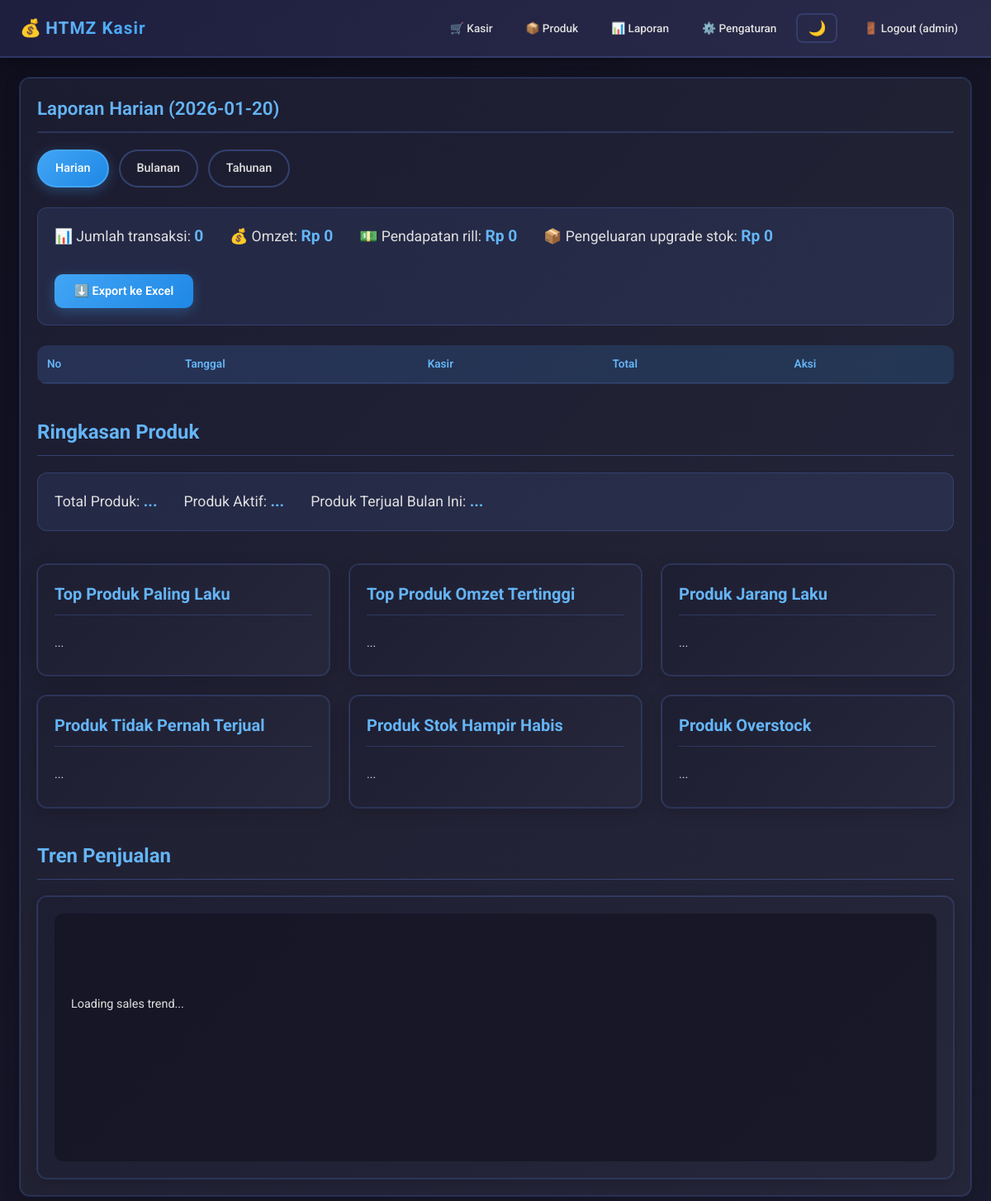
The app's page /reports (signed in), older data.
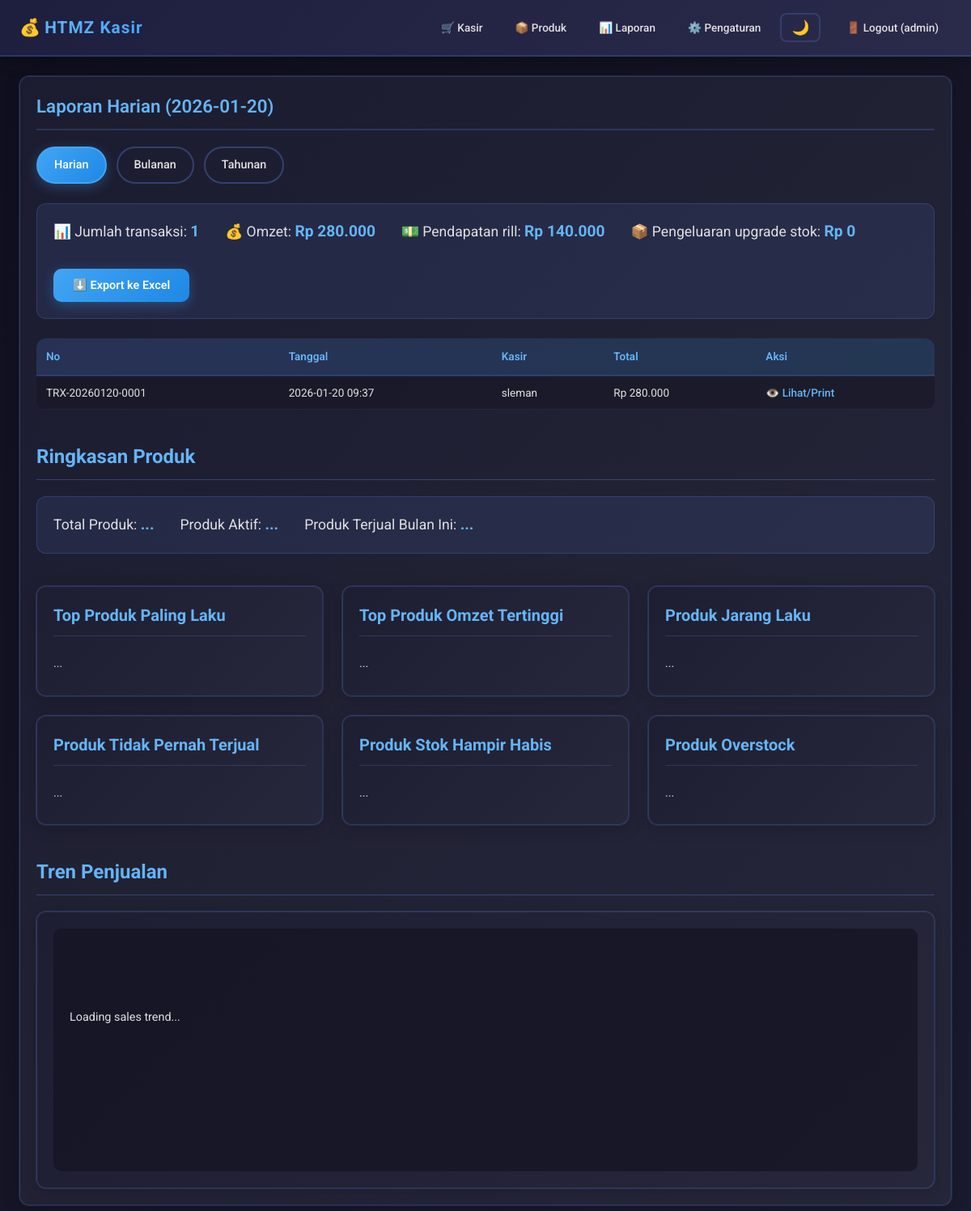
The same page, newer data.
### models.py (models this page shows)
class Transaction(Base):
    __tablename__ = "transactions"
    id = Column(Integer, primary_key=True)
    trx_no = Column(String, unique=True, nullable=False)
    created_at = Column(DateTime, default=datetime.utcnow)
    cashier = Column(String, nullable=False)
    payment_method = Column(String, default="cash")  # cash/qris/transfer
    total = Column(Float, nullable=False, default=0)
    paid = Column(Float, nullable=False, default=0)
    change = Column(Float, nullable=False, default=0)
    items = relationship("TransactionItem", back_populates="trx", cascade="all, delete-orphan")

### app.py (the view)
@app.get("/reports", response_class=HTMLResponse)
def reports_page(request: Request, mode: str = "daily", db: Session = Depends(get_db)):
    r = require_login(request)
    if r: return r
    now = datetime.now()
    q = db.query(Transaction)
    if mode == "daily":
        start = datetime(now.year, now.month, now.day, 0, 0, 0)
        end = datetime(now.year, now.month, now.day, 23, 59, 59)
        title = f"Laporan Harian ({start.date()})"
    elif mode == "monthly":
        start = datetime(now.year, now.month, 1, 0, 0, 0)
        last_day = monthrange(now.year, now.month)[1]
        end = datetime(now.year, now.month, last_day, 23, 59, 59)
        title = f"Laporan Bulanan ({now.strftime('%Y-%m')})"
    else:
        start = datetime(now.year, 1, 1, 0, 0, 0)
        end = datetime(now.year, 12, 31, 23, 59, 59)
        title = f"Laporan Tahunan ({now.year})"
    trx_list = q.filter(Transaction.created_at >= start, Transaction.created_at <= end).order_by(Transaction.id.desc()).all()
    omzet = sum(t.total for t in trx_list)
    total_modal = 0
    for t in trx_list:
        for item in t.items:
            total_modal += (item.cost_price or 0) * (item.qty or 0)
    pendapatan_rill = omzet - total_modal
    stock_updates = db.query(StockUpdate).filter(StockUpdate.created_at >= start, StockUpdate.created_at <= end).all()
    pengeluaran_stok = sum(su.total_pengeluaran or 0 for su in stock_updates)
    jumlah = len(trx_list)
    for trx in trx_list:
        trx.formatted_created_at = format_datetime_with_tz(trx.created_at, db, "%Y-%m-%d %H:%M")
    return templates.TemplateResponse("reports.html", {
        "request": request,
        "title": title,
        "mode": mode,
        "trx_list": trx_list,
        "omzet": format_idr(omzet),
        "pendapatan_rill": format_idr(pendapatan_rill),
        "pengeluaran_stok": format_idr(pengeluaran_stok),
        "jumlah": jumlah,
        "user": request.session["user"]
    })

### templates/reports.html
{% extends "layout.html" %}
{% block content %}
<div class="card" id="reports-page">
  <h2>{{ title }}</h2>
  <div class="tabs">
    <a class="tab {% if mode=='daily' %}active{% endif %}" href="/reports?mode=daily" data-mode="daily">Harian</a>
    <a class="tab {% if mode=='monthly' %}active{% endif %}" href="/reports?mode=monthly" data-mode="monthly">Bulanan</a>
    <a class="tab {% if mode=='yearly' %}active{% endif %}" href="/reports?mode=yearly" data-mode="yearly">Tahunan</a>
  </div>
  <div class="summary">
    <div>📊 Jumlah transaksi: <b>{{ jumlah }}</b></div>
    <div>💰 Omzet: <b>Rp {{ omzet }}</b></div>
    <div>💵 Pendapatan rill: <b>Rp {{ pendapatan_rill }}</b></div>
    <div>📦 Pengeluaran upgrade stok: <b>Rp {{ pengeluaran_stok }}</b></div>
    <button id="export-excel-btn" class="btn" style="background-color: #4CAF50;">⬇️ Export ke Excel</button>
  </div>
  <table class="table">
    <thead><tr><th>No</th><th>Tanggal</th><th>Kasir</th><th>Total</th><th>Aksi</th></tr></thead>
    <tbody>
      {% for t in trx_list %}
      <tr>
        <td>{{ t.trx_no }}</td>
        <td>{{ t.formatted_created_at }}</td>
        <td>{{ t.cashier }}</td>
        <td>Rp {{ t.total | format_idr }}</td>
        <td><a href="/receipt/{{t.id}}?from=reports&mode={{ mode }}" style="color: #64b5f6; text-decoration: none; font-weight: 500;">👁️ Lihat/Print</a></td>
      </tr>
      {% endfor %}
    </tbody>
  </table>
  <h3 class="report-section-title">Ringkasan Produk</h3>
  <div class="summary product-summary">
    <div>Total Produk: <b id="total-products">...</b></div>
    <div>Produk Aktif: <b id="active-products">...</b></div>
    <div>Produk Terjual Bulan Ini: <b id="products-sold-this-month">...</b></div>
  </div>
  <div class="grid-reports">
    <div class="card">
      <h3 class="report-card-title">Top Produk Paling Laku</h3>
      <ul id="top-selling-products" class="report-list">
        <li>...</li>
      </ul>
    </div>
    <div class="card">
      <h3 class="report-card-title">Top Produk Omzet Tertinggi</h3>
      <ul id="highest-revenue-products" class="report-list">
        <li>...</li>
      </ul>
    </div>
    <div class="card">
      <h3 class="report-card-title">Produk Jarang Laku</h3>
      <ul id="rarely-sold-products" class="report-list">
        <li>...</li>
      </ul>
    </div>
    <div class="card">
      <h3 class="report-card-title">Produk Tidak Pernah Terjual</h3>
      <ul id="never-sold-products" class="report-list">
        <li>...</li>
      </ul>
    </div>
    <div class="card">
      <h3 class="report-card-title">Produk Stok Hampir Habis</h3>
      <ul id="low-stock-products" class="report-list">
        <li>...</li>
      </ul>
    </div>
    <div class="card">
      <h3 class="report-card-title">Produk Overstock</h3>
      <ul id="overstock-products" class="report-list">
        <li>...</li>
      </ul>
    </div>
  </div>
  <h3 class="report-section-title">Tren Penjualan</h3>
  <div class="card">
    <div id="sales-trend-chart" style="height: 300px;">
      <pre id="sales-trend-raw">Loading sales trend...</pre>
    </div>
  </div>
</div>
{% endblock %}

Row changes from the older to the newer data that the page shows:
now on this page (row edited): Transaction: trx_no "TRX-20260120-0001", formatted_created_at "2026-01-20 09:37", cashier "sleman", total "280.000"
Text that changed along with them:
{{ jumlah }}: "0" → "1"
{{ omzet }}: "0" → "280.000"
{{ pendapatan_rill }}: "0" → "140.000"
